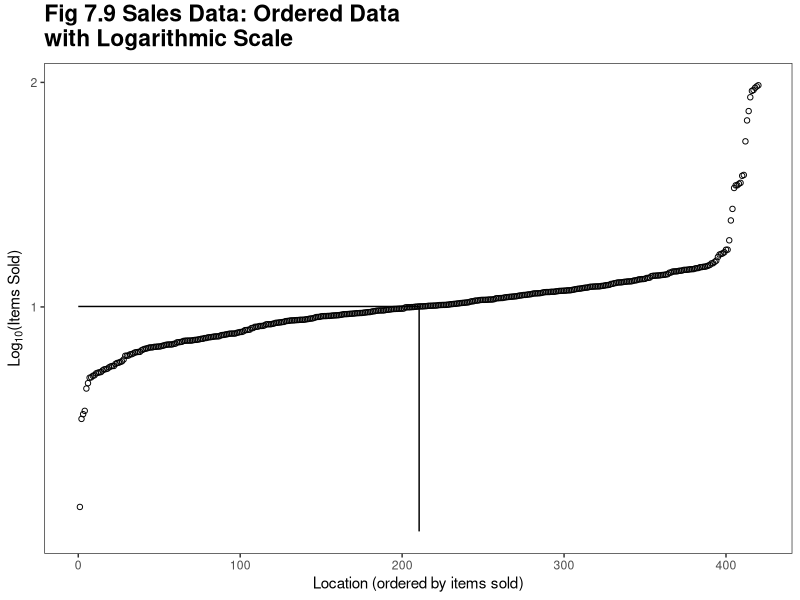
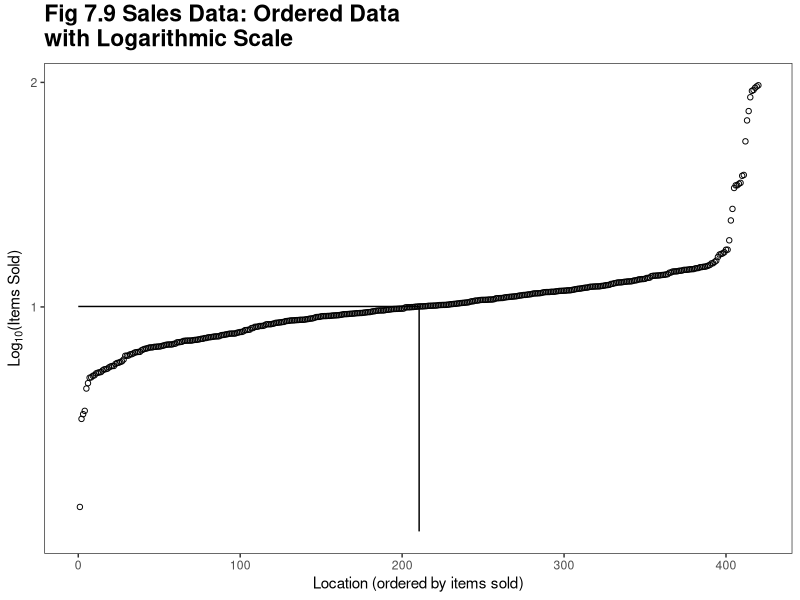

Generate these figures, in order, with R:
library(ggplot2)

this_base <- "fig07-09_sales-data-ordered-data-with-logarithmic-scale"

set.seed(0)

x <- c(rnorm(400, 10, 3), runif(20, min = 0, max = 100))

my_data <- data.frame(value = sample(x, 420), location = c(1:420))

p <- ggplot(my_data, aes(x = location, y = sort(log10(value)))) +
  geom_point(shape = 1) +
  annotate("segment", x = quantile(my_data$location, 0.5), 
           xend = quantile(my_data$location, 0.5), 
           y = 0, yend = quantile(log10(my_data$value), 0.5)) +
  annotate("segment", x = 0, xend = quantile(my_data$location, 0.5), 
           y = quantile(log10(my_data$value), 0.5), 
           yend = quantile(log10(my_data$value), 0.5)) +
  scale_y_continuous(breaks = seq(1, 5, 1)) +
  labs(x = "Location (ordered by items sold)", 
       y = expression(paste(Log["10"], "(Items Sold)"))) +
  ggtitle("Fig 7.9 Sales Data: Ordered Data\nwith Logarithmic Scale") +
  theme_bw() + 
  theme(panel.grid.major = element_blank(),
        panel.grid.minor = element_blank(),
        plot.title = element_text(size = rel(1.5), face = "bold", vjust = 1.5))

p

ggsave(paste0(this_base, ".png"), p, width = 6, height = 5)

## note: data is simulated 
